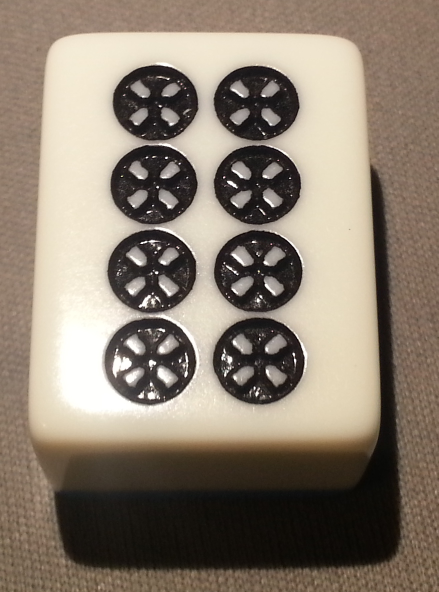
#> input picture data/standard/circles-eight-0.jpg, 877 x 1184 px (shown at 1/2 size)
$ python -i roi.py   (imports and definitions only)
#> lines starting #> are read from the running program, lines starting #| are printed output that depends on the picture; after the words box and inside, x2 and y2 are one past the last pixel; in counts of white or black regions, pixels touching at a corner belong together
### box.py
"""
Defines the contour object. This should theoretically be easier to manipulate
than the contours provided by numpy.
"""
from math import sqrt
from colorama import *
import numpy as np
from cv2 import convexHull
class Box():

	# [10 lines left out: function create, not called in this run]

	def __init__(self, x, y, width, height):
		if width < 0 or height < 0:
			print( Fore.RED + "WARNING: Width or height is less than 0." + Fore.RESET )
		elif x < 0 or height < 0:
			print( Fore.RED + "WARNING: x or y is less than 0." + Fore.RESET )

		self.startX = x
		self.startY = y
		self.endX = x + width
		self.endY = y + height


	@classmethod
	def meld(cls, * boxes):
		"""Takes in at least one other Box instance, and puts them together.

		The larger box is defined to have the top, bottom, left, and right most
		extreme points of the other boxes.
		"""
		startX = min(boxes, key = lambda box : box.startX).startX
		endX = max(boxes, key = lambda box : box.endX).endX
		startY= min(boxes, key = lambda box : box.startY).startY
		endY= max(boxes, key = lambda box : box.endY).endY
		return Box(startX, startY, endX - startX, endY - startY)

	def __repr__(self):
		return "[{0}, {1}] x [{2}, {3}]".format(self.startX, self.endX, self.startY, self.endY)

	def area(self):
		"""Returns the area of a given box"""
		return self.width() * self.height()

	def width(self):
		return (self.endX - self.startX)

	def height(self):
		return (self.endY - self.startY)

	#@printRet
	def dist(self, other):
		"""Finds the shortest distance between the two boxes.
		Returns 0 if the boxes are overlapping, or if one box
		is inside another box.
		"""
		if self.areInside(other):
			return 0

		if self.overlap(other):
			return 0

		# Cases when the tiles are laying parallel to each other
		# Projection across the x axis
		if self.startX <= other.startX <= self.endX or\
			self.startX <= other.endX <= self.endX or \
			other.startX <= self.startX <= other.endX or \
			other.startX <= self.endX <= other.endX:
			return min(abs(self.startY - other.endY), abs(self.endY - other.startY))

		# Projection across the y axis
		if self.startY <= other.startY <= self.endY or\
			self.startY <= other.endY <= self.endY or \
			other.startY <= self.startY <= other.endY or \
			other.startY <= self.endY <= other.endY:
			return min(abs(self.startX - other.endX), abs(self.endX - other.startX))

		# Last case is when the tiles are disjoint from each other
		else:
			# Case 1: self is to the right of other
			if other.endX < self.startX:
				# Case 1.1: other is above self
				# Other is northwest of self
				if other.endY < other.startY:
					return Box.euclid(self.startX, other.endX, self.startY, other.endY)
				# Case 1.2: other is below self
				return Box.euclid(self.startX, other.endX, self.endY, other.startY)

			# Case 2: self is to the left of other
			else:
				# Case 2.1: other is above self
				if other.endY < self.startY:
					return Box.euclid(self.endX, other.startX, self.startY, other.endY)
				# Case 2.2: other is below self
				# Other is southeast of self
				return Box.euclid(self.endX, other.startX, self.endY, other.startY)

	@staticmethod
	def euclid(x1, x2, y1, y2):
		return sqrt( (x1 - x2)**2 + (y1 - y2)**2)


	def getContourRep(self):
		"""Obtains the numpy array representation of the box """
		vertex1 = [[self.startX, self.startY]]
		vertex2 = [[self.startX, self.endY]]
		vertex3 = [[self.endX, self.startY]]
		vertex4 = [[self.endX, self.endY]]
		vertices = [vertex1, vertex2, vertex3, vertex4]
		return convexHull(np.asarray(vertices, dtype = np.int32))

	def areInside(self, other):
		"""Returns true if and only if one rectangle is a subset of another"""
		otherInSelf = self.startX <= other.startX <= self.endX and \
			self.startX <= other.endX <= self.endX and\
			self.startY <= other.startY <= self.endY and\
			self.startY <= other.endY <= self.endY
		selfInOther = other.startX <= self.startX <= other.endX and\
			other.startX <= self.endX <=other.endX and\
			other.startY <= self.startY <= other.endY and\
			other.startY <= self.endY <= other.endY
		return otherInSelf or selfInOther

	def overlap(self, other):
		"""Returns true if the boxes are overlapping."""
		overlap = self.contains(other.startX, other.startY) or \
			self.contains(other.startX, other.endY) or \
			self.contains(other.endX, other.startY) or \
			self.contains(other.endX, other.endY)

		intersectY1 = self.startY <= other.startY <= self.endY and \
			self.startY <= other.endY <= self.endY and \
			(other.startX <= self.startX <= other.endX or \
			other.startX <= self.endX <= other.endX)

		intersectY2 = other.startY <= self.startY <= other.endY and \
			  other.startY <= self.endY <= other.endY and \
			  (self.startX <= other.startX <= self.endX or \
			   self.startX <= other.endX <= self.endX)

		intersectY = intersectY1 or intersectY2

		intersectX1 = self.startX <= other.startX <= self.endY and \
			self.startX <= other.endX <= self.endX and \
		    (other.startY <= self.startY <= other.endY or \
			other.startY <= self.endY <= other.endY)

		intersectX2 = other.startX <= self.startX <= other.endX and \
			other.startX <= self.endX <= other.endX and \
		    (self.startY <= other.startY <= self.endY or \
			self.startY <= other.endY <= self.endY)

		intersectX = intersectX1 or intersectX2

		return overlap or intersectX or intersectY


	def contains(self, x, y):
		"""Returns true if and only if the rectangle contains the point"""
		return self.startX <= x <= self.endX and self.startY <= y <= self.endY

### roi.py
from box import Box
import sys
from math import sqrt
import cv2 as cv
import numpy as np

def findRoi(filename):

#> called with filename = 'data/standard/circles-eight-0.jpg'
	image = cv.imread(filename)
#> image is the input picture: shape (1184, 877, 3); mean B, G, R 111.8, 126.1, 138.6
	image = cv.resize(image, (0, 0), fx = 0.2, fy = 0.2) # TODO: Just set a general bound on image size
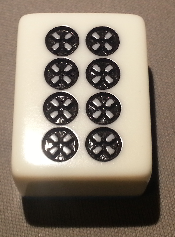
#> image: shape (237, 175, 3); mean B, G, R 111.8, 126.1, 138.6

	gray = cv.cvtColor(image, cv.COLOR_BGR2GRAY)
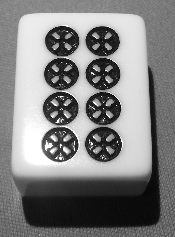
#> gray: shape (237, 175); min 2, max 255, mean 128.2
	ret, thresh = cv.threshold(gray,0,255,cv.THRESH_BINARY_INV + cv.THRESH_OTSU)
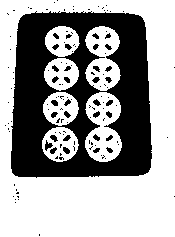
#> thresh: shape (237, 175); 62% white; 135 black regions (102 under 20 px)
#> ret = 144

	LOWAREA_THRESH = 10
	UPAREA_THRESH = 3000
	contours, heirachy = cv.findContours(thresh, cv.RETR_TREE, cv.CHAIN_APPROX_SIMPLE)
#> contours = 164 contours, 123 with area under 20; largest, box (x1, y1, x2, y2) and area: (0, 0, 175, 237) 41061, (10, 10, 153, 179) 22210, (85, 92, 122, 162) 1861, (85, 26, 121, 91) 1606, (42, 127, 79, 162) 950

	contours = [con for con in contours if LOWAREA_THRESH < cv.contourArea(con) < UPAREA_THRESH]
#> contours = 44 contours, 5 with area under 20; largest, box (x1, y1, x2, y2) and area: (85, 92, 122, 162) 1861, (85, 26, 121, 91) 1606, (42, 127, 79, 162) 950, (43, 92, 79, 126) 892, (44, 58, 79, 91) 836
	contours = [cv.approxPolyDP(con, 10, True) for con in contours]
#> contours = 44 contours, 38 with area under 20; largest, box (x1, y1, x2, y2) and area: (85, 92, 122, 162) 1319, (85, 26, 120, 91) 1108, (42, 127, 79, 162) 624, (43, 93, 78, 125) 592, (44, 58, 79, 91) 559, (45, 26, 79, 57) 519
	contours = [cv.convexHull(con) for con in contours]
#> contours = 44 contours, 38 with area under 20; largest, box (x1, y1, x2, y2) and area: (85, 92, 122, 162) 1644, (85, 26, 120, 91) 1428, (42, 127, 79, 162) 624, (43, 93, 78, 125) 592, (44, 58, 79, 91) 559, (45, 26, 79, 57) 519
	contours = [con for con in contours if len(con) != 1]
#> contours = 7 contours, 1 with area under 20; largest, box (x1, y1, x2, y2) and area: (85, 92, 122, 162) 1644, (85, 26, 120, 91) 1428, (42, 127, 79, 162) 624, (43, 93, 78, 125) 592, (44, 58, 79, 91) 559, (45, 26, 79, 57) 519

	# After initialization, follow this algorithm:
	# 1. Consider a box B in the set.
	# 2. For every other box C in the set
	# 3. If dist(B, C) < THRESHOLD, meld B's set with C's set
	# 4. Repeat for each box C
	# 5. For each disjoint set, meld each box in the set together. These are your clusters.

	objects = []
	for i, con in enumerate(contours):
		x, y, w, h = cv.boundingRect(con)
		box = Box(x, y, w, h)
		objects.append({"box": box, "set": set([i]), "id": i})
#> this loop made 7 passes
#> (con, x, y, w, h) on passes 1, 2, 4, 5, 7: ([[78, 144], [62, 161], [42, 148], [56, 127]], 42, 127, 37, 35), ([[46, 151], [46, 139]], 46, 139, 1, 13), ([[77, 102], [66, 124], [43, 112], [53, 93]], 43, 93, 35, 32), ([[78, 76], [59, 90], [44, 71], [65, 58]], 44, 58, 35, 33), ([[78, 36], [64, 56], [45, 44], [58, 26]], 45, 26, 34, 31)
#> (x, y, w, h) on passes 3, 6: (85, 92, 37, 70), (85, 26, 35, 65)
#> after the loop, objects = 7 items

	THRESH = 12
	AREA_THRESH = 200
	SMALL_DIST_THRESH = 15
	for obj1 in objects:
		for obj2 in objects:

			# If the box is not in box 1's cluster yet
			if obj2["id"] not in obj1["set"]:
				area1 = obj1["box"].area()
				area2 = obj2["box"].area()
				if obj1["box"].dist(obj2["box"]) < THRESH:

				# [5 lines of commented-out code are left out]

					obj1["set"] = obj1["set"].union(obj2["set"])
					for id in obj1["set"]:
						objects[id]["set"] = obj1["set"] # Shallow copy; all point to obj1's set
#> this loop made 7 passes


	# Groups the members of the clusters together
	clusters = set([tuple(obj["set"]) for obj in objects])
#> clusters = 1 item
	outputBoxes = []
	for tup in clusters:
		boxes = [objects[i]["box"] for i in tup]
		outputBoxes.append(Box.meld(*boxes))
#> this loop made 1 pass
#> (tup, endX in meld, endY in meld) on pass 1: ((0, 1, 2, 3, 4, 5, 6), 122, 162)
#> after the loop, outputBoxes = 1 item
	outputBoxes = [box.getContourRep() for box in outputBoxes]
#> in getContourRep, `vertex1 = [[self.startX, self.startY]]`: vertex1 = [[42, 26]]
#> in getContourRep, `vertex2 = [[self.startX, self.endY]]`: vertex2 = [[42, 162]]
#> in getContourRep, `vertex3 = [[self.endX, self.startY]]`: vertex3 = [[122, 26]]
#> in getContourRep, `vertex4 = [[self.endX, self.endY]]`: vertex4 = [[122, 162]]
#> in getContourRep, `vertices = [vertex1, vertex2, vertex3, vertex4]`: vertices = [[[42, 26]], [[42, 162]], [[122, 26]], [[122, 162]]]
#> outputBoxes = [[[122, 162], [42, 162], [42, 26], [122, 26]]]

	PADDING = 5
	return [image[box[2][0][1]-PADDING:box[0][0][1]+PADDING, box[1][0][0]-PADDING:box[0][0][0]+PADDING] for box in outputBoxes]

>>> result = findRoi('data/standard/circles-eight-0.jpg')
#> result = 1 item

$ run again, on data/standard/circles-five-3.jpg
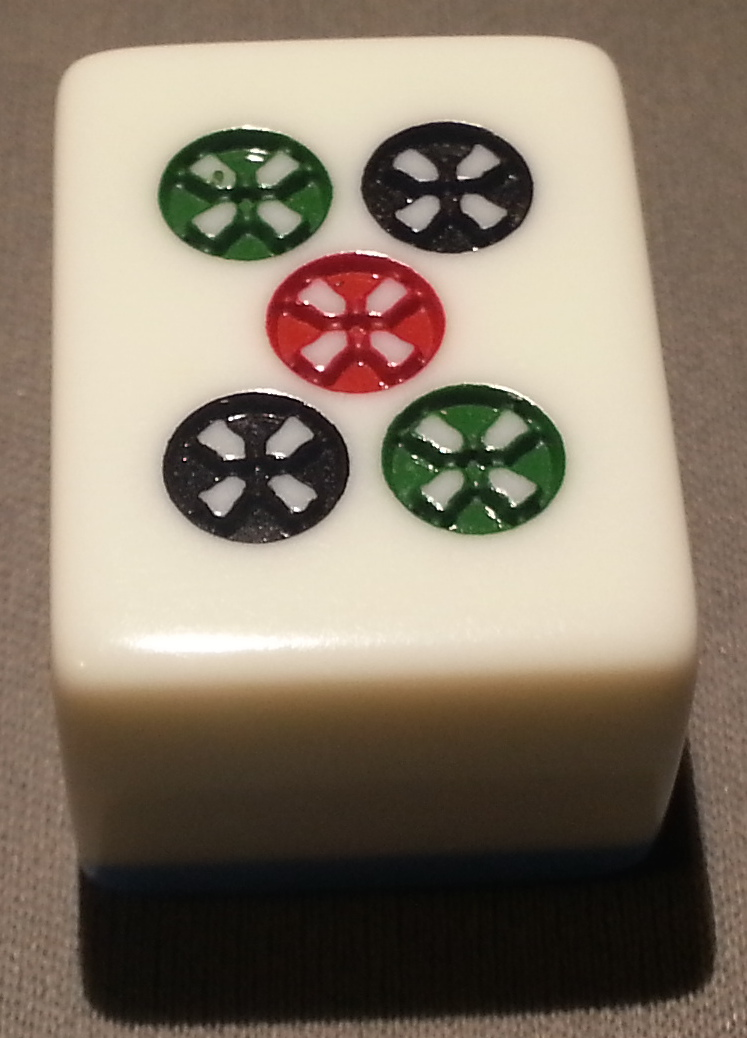
#> input picture data/standard/circles-five-3.jpg, 747 x 1038 px
#> in findRoi, image is the input picture: shape (1038, 747, 3); mean B, G, R 106.7, 123, 136.2
#> image: shape (208, 149, 3)
#> in findRoi, `gray = cv.cvtColor(image, cv.COLOR_BGR2GRAY)`:
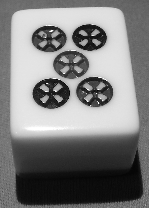
#> gray: shape (208, 149); min 3, max 255, mean 125.1
#> in findRoi, `ret, thresh = cv.threshold(gray,0,255,cv.THRESH_BINARY_INV + cv.THRESH..`:
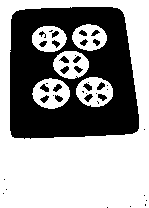
#> thresh: shape (208, 149); 60.1% white; 41 black regions (20 under 20 px)
#> ret = 139
#> in findRoi, `contours, heirachy = cv.findContours(thresh, cv.RETR_TREE, cv.CHAIN_AP..`: contours = 50 contours, 23 with area under 20; largest, box (x1, y1, x2, y2) and area: (0, 0, 149, 208) 30635, (9, 6, 140, 140) 15866, (32, 78, 70, 109) 848, (76, 77, 113, 107) 826, (53, 51, 89, 79) 741
#> in findRoi, `contours = [con for con in contours if LOWAREA_THRESH < cv.contourArea..`: contours = 25 contours; largest, box (x1, y1, x2, y2) and area: (32, 78, 70, 109) 848, (76, 77, 113, 107) 826, (53, 51, 89, 79) 741, (32, 26, 67, 52) 682, (72, 24, 107, 51) 681
#> in findRoi, `contours = [cv.approxPolyDP(con, 10, True) for con in contours]`: contours = 25 contours, 20 with area under 20; largest, box (x1, y1, x2, y2) and area: (34, 79, 69, 106) 559, (82, 80, 112, 104) 535, (54, 51, 89, 79) 491, (75, 25, 107, 49) 444, (33, 26, 67, 52) 442
#> in findRoi, `contours = [con for con in contours if len(con) != 1]`: contours = 11 contours, 6 with area under 20; largest, box (x1, y1, x2, y2) and area: (34, 79, 69, 106) 559, (82, 80, 112, 104) 535, (54, 51, 89, 79) 491, (75, 25, 107, 49) 444, (33, 26, 67, 52) 442
#> the loop in findRoi, `for i, con in enumerate(contours):` made 11 passes
#> (con, x, y, w, h) on passes 1 to 6: ([[68, 87], [62, 105], [34, 100], [44, 79]], 34, 79, 35, 27), ([[49, 91], [39, 87]], 39, 87, 11, 5), ([[107, 81], [111, 98], [83, 103], [82, 80]], 82, 80, 30, 24), ([[107, 98], [97, 94]], 97, 94, 11, 5), ([[92, 89], [82, 86]], 82, 86, 11, 4), ([[76, 51], [88, 67], [68, 78], [54, 59]], 54, 51, 35, 28)
#> after the loop in findRoi, `for i, con in enumerate(contours):`: objects = 11 items
#> the loop in findRoi, `for obj1 in objects:` made 11 passes
#> clusters = 1 item
#> the loop in findRoi, `for tup in clusters:` made 1 pass
#> (tup, endX in meld, endY in meld) on pass 1: ((0, 1, 2, 3, 4, 5, 6, 7, 8, 9, 10), 112, 106)
#> vertex1 = [[33, 25]]
#> vertex2 = [[33, 106]]
#> vertex3 = [[112, 25]]
#> vertex4 = [[112, 106]]
#> vertices = [[[33, 25]], [[33, 106]], [[112, 25]], [[112, 106]]]
#> in findRoi, `outputBoxes = [box.getContourRep() for box in outputBoxes]`: outputBoxes = [[[112, 106], [33, 106], [33, 25], [112, 25]]]
#> result = 1 item
